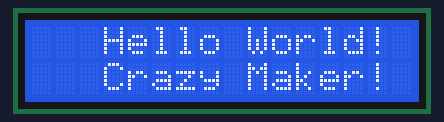
Simulated run of this sketch. Board: ATtiny85, built with avr-gcc and run on an emulated ATtiny85. Parts: 16×2 character LCD.

Above: at 0.18 s.
At 0.79 s:
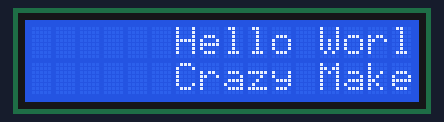
At 1.39 s:
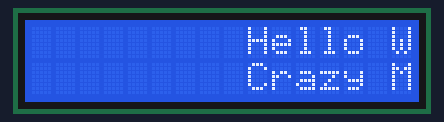
At 2.8 s:
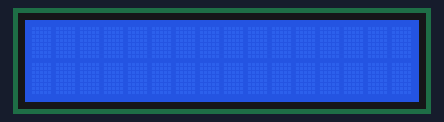
At 5.61 s:
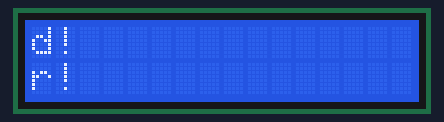
At 8.62 s:
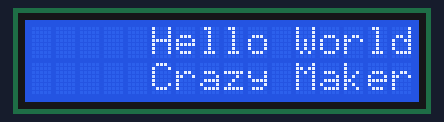

The sketch:

lcd.ino
```cpp
#include <Wire.h> // I2C程式庫
#include <LiquidCrystal_I2C.h> // LCD_I2C模組程式庫

// LCD I2C位址，默認為0x27或0x3F，依據背板的晶片不同而有差異，16、2為LCD顯示器大小。
LiquidCrystal_I2C lcd(0x27, 16, 2);


void setup() {
  // 初始化LCD
  lcd.init();
  lcd.backlight();

  // 在LCD上顯示Hello World!
  lcd.setCursor(2, 0); // (colum, row)從第一排的第三個位置開始顯示
  lcd.print("Hello World!");
  lcd.setCursor(2, 1); // (colum,row)從第二排第三格位置開始顯示
  lcd.print("Crazy Maker!");
}
void loop() {
  lcd.scrollDisplayRight();
  delay(200);
}
```

Measured:
- by itself, everything shown: repeats every 8.0 s, in 28 steps
- what the display in image 3 shows lasts 2.6 s, from 2.7 s to 5.3 s
